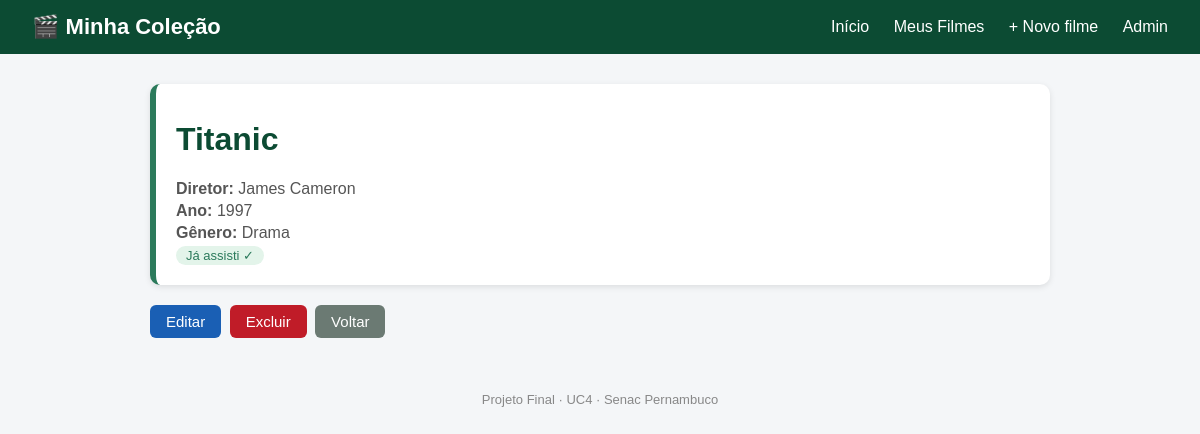
Screenshot of /filmes/1/ with the database file from the repository.
### colecao/models.py (models this page shows, shortened)
class Filme(models.Model):
    titulo = models.CharField(max_length=100)
    diretor = models.CharField(max_length=100)
    ano = models.IntegerField()
    assistido = models.BooleanField(default=False)
    genero = models.ForeignKey(
        Genero, on_delete=models.SET_NULL, null=True, blank=True
    )

class Genero(models.Model):
    nome = models.CharField(max_length=50)
    def __str__(self):
        return self.nome

### colecao/views.py (the view)
# urls.py: path("filmes/<int:id>/", colecao_views.detalhe_filme),
def detalhe_filme(request, id):
    item = get_object_or_404(Filme, id=id)
    return render(request, "detalhe_filme.html", {"item": item})

### colecao/templates/detalhe_filme.html
{% extends "base.html" %}
{% block conteudo %}
<div class="cartao">
    <h1>{{ item.titulo }}</h1>
    <p><strong>Diretor:</strong> {{ item.diretor }}</p>
    <p><strong>Ano:</strong> {{ item.ano }}</p>
    <p><strong>Gênero:</strong> {{ item.genero }}</p>
    {% if item.assistido %}
        <p><span class="etiqueta">Já assisti ✓</span></p>
    {% else %}
        <p><span class="etiqueta nao">Ainda não assisti</span></p>
    {% endif %}
</div>
<p>
    <a class="botao botao-azul" href="/filmes/{{ item.id }}/editar/">Editar</a>
    <a class="botao botao-vermelho" href="/filmes/{{ item.id }}/excluir/">Excluir</a>
    <a class="botao botao-cinza" href="/filmes/">Voltar</a>
</p>
{% endblock %}

### paginas/static/css/estilo.css (style rules this page uses)
body { margin: 0; font-family: Arial, Helvetica, sans-serif; background: #f4f6f8; color: #222; }
h1 { color: #0c4b33; }
.cartao { background: white; border-radius: 10px; padding: 16px 20px; box-shadow: 0 2px 6px rgba(0, 0, 0, 0.1); border-left: 6px solid #2b7a5b; }
.cartao p { margin: 4px 0; color: #555; }
.etiqueta { display: inline-block; background: #e3f4ea; color: #2b7a5b; border-radius: 12px; padding: 2px 10px; font-size: 13px; }
.botao { display: inline-block; background: #2b7a5b; color: white; padding: 8px 16px; border: none; border-radius: 6px; text-decoration: none; font-size: 15px; cursor: pointer; margin: 4px 4px 4px 0; }
.botao-azul { background: #1a5fb4; }
.botao-vermelho { background: #c01c28; }
.botao-cinza { background: #6b7a73; }

### rows the page displays
Filme: titulo "Titanic", diretor "James Cameron", ano "1997", genero "Drama"
